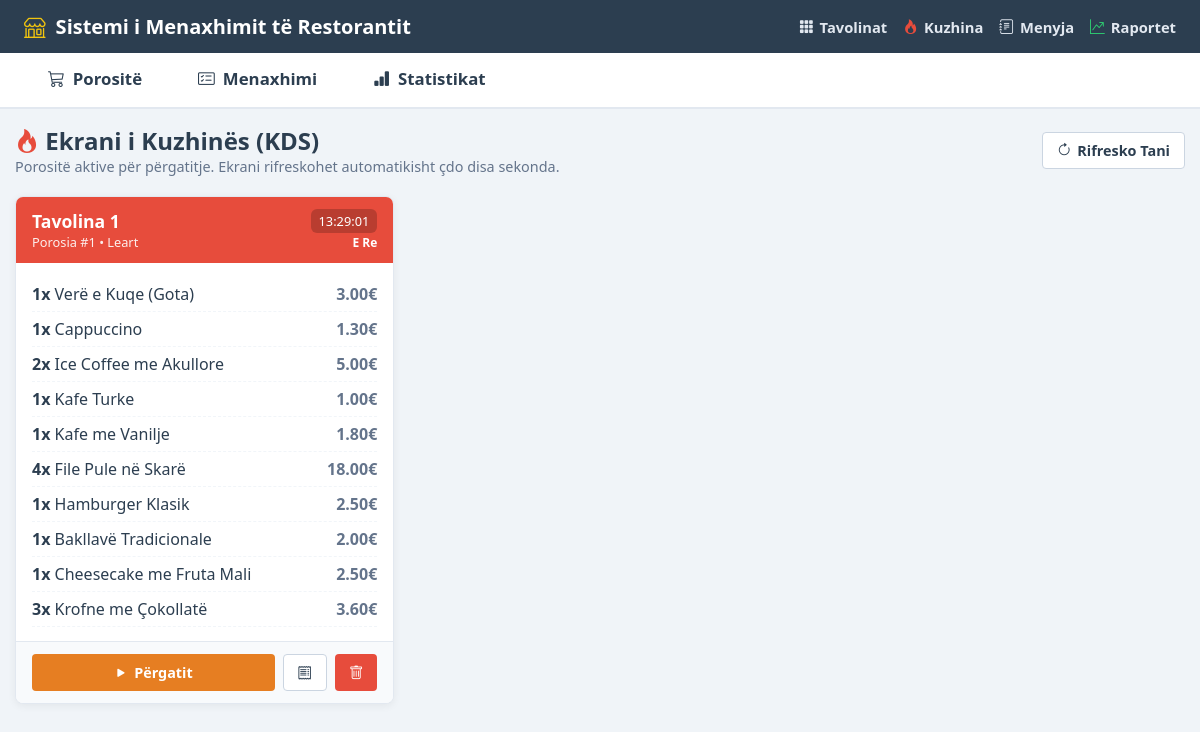
The app's page /kitchen, older data.
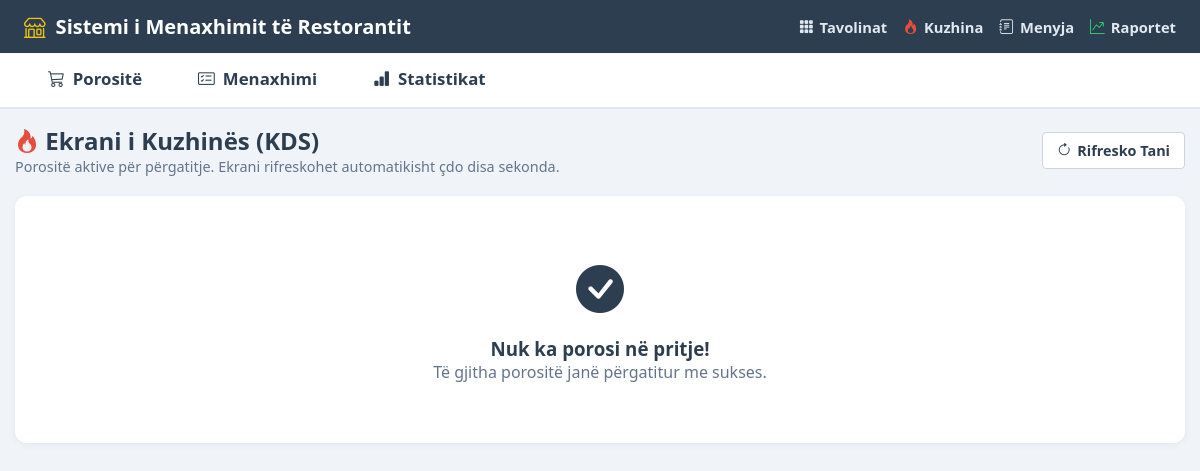
The same page, newer data.
### tables this page shows
CREATE TABLE orders (
            id INTEGER PRIMARY KEY AUTOINCREMENT,
            table_number INTEGER NOT NULL,
            waiter_name TEXT NOT NULL,
            status TEXT NOT NULL DEFAULT 'E Re', -- 'E Re', 'Në Përgatitje', 'Gati', 'E Përfunduar'
            created_at TIMESTAMP DEFAULT CURRENT_TIMESTAMP,
            updated_at TIMESTAMP DEFAULT CURRENT_TIMESTAMP,
            payment_method TEXT DEFAULT 'Kesh', -- 'Kesh', 'Kartelë'
            total_amount REAL DEFAULT 0.0,
            notes TEXT DEFAULT ''
        );

CREATE TABLE order_items (
            id INTEGER PRIMARY KEY AUTOINCREMENT,
            order_id INTEGER NOT NULL,
            item_id INTEGER,
            item_name TEXT NOT NULL,
            unit_price REAL NOT NULL,
            quantity INTEGER NOT NULL DEFAULT 1,
            subtotal REAL NOT NULL,
            notes TEXT DEFAULT '',
            FOREIGN KEY (order_id) REFERENCES orders(id) ON DELETE CASCADE,
            FOREIGN KEY (item_id) REFERENCES menu_items(id) ON DELETE SET NULL
        );

### web/app.py (the view)
@app.get("/kitchen", response_class=HTMLResponse)
async def kitchen_page(request: Request):
    all_orders = models.get_orders(limit=100)
    active_orders = [o for o in all_orders if o["status"] not in ("E Përfunduar", "Anuluar")]
    return templates.TemplateResponse(
        request=request,
        name="kitchen.html",
        context={
            "active_page": "kitchen",
            "restaurant_name": RESTAURANT_NAME,
            "orders": active_orders,
            "pending_orders_count": len([o for o in active_orders if o["status"] == "E Re"])
        }
    )

### web/templates/kitchen.html (shortened to what this page needs)
{% extends "base.html" %}
{% block content %}
<div style="margin-bottom: 20px; display: flex; justify-content: space-between; align-items: center;">
    <div>
        <h2 style="font-weight: 800; color: var(--accent-color);">
            <i class="bi bi-fire" style="color: #e74c3c;"></i> Ekrani i Kuzhinës (KDS)
        </h2>
        <p style="color: var(--text-muted); font-size: 0.9rem;">
            Porositë aktive për përgatitje. Ekrani rifreskohet automatikisht çdo disa sekonda.
        </p>
    </div>
    <div>
        <button class="btn btn-outline" onclick="window.location.reload()">
            <i class="bi bi-arrow-clockwise"></i> Rifresko Tani
        </button>
    </div>
</div>
{% if not orders %}
<div style="background: white; padding: 60px; text-align: center; border-radius: 12px; box-shadow: 0 2px 8px rgba(0,0,0,0.05);">
    <i class="bi bi-check-circle-fill" style="font-size: 3rem; color: var(--color-success);"></i>
    <h3 style="margin-top: 15px; color: var(--accent-color);">Nuk ka porosi në pritje!</h3>
    <p style="color: var(--text-muted);">Të gjitha porositë janë përgatitur me sukses.</p>
</div>
{% else %}
<div class="kitchen-grid">
    {% for o in orders %}
    <div class="kitchen-card">
        <div class="kitchen-card-header {% if o.status == 'E Re' %}status-re{% elif o.status == 'Në Përgatitje' %}status-pergatitje{% else %}status-gati{% endif %}">
            <div>
                <strong style="font-size: 1.1rem;">Tavolina {{ o.table_number }}</strong>
                <div style="font-size: 0.8rem; opacity: 0.9;">Porosia #{{ o.id }} &bull; {{ o.waiter_name }}</div>
            </div>
            <div style="text-align: right;">
                <span style="font-size: 0.8rem; background: rgba(0,0,0,0.2); padding: 3px 8px; border-radius: 6px;">
                    {{ o.created_at.split(' ')[1] if ' ' in o.created_at else o.created_at }}
                </span>
                <div style="font-size: 0.75rem; margin-top: 3px; font-weight: bold;">{{ o.status }}</div>
            </div>
        </div>
        <ul class="kitchen-items-list">
            {% for item in o['items'] %}
            <li class="kitchen-item-row">
                <span>
                    <strong>{{ item.quantity }}x</strong> {{ item.item_name }}
                </span>
                <span style="font-weight: 600; color: var(--text-muted);">{{ "%.2f"|format(item.subtotal) }}€</span>
            </li>
            {% endfor %}
        </ul>
        <div class="kitchen-card-footer">
            {% if o.status == 'E Re' %}
            <button class="btn btn-warning" style="flex: 1;" onclick="updateKitchenStatus({{ o.id }}, 'Në Përgatitje')">
                <i class="bi bi-play-fill"></i> Përgatit
            </button>
            {% elif o.status == 'Në Përgatitje' %}
            <button class="btn btn-success" style="flex: 1;" onclick="updateKitchenStatus({{ o.id }}, 'Gati')">
                <i class="bi bi-check-all"></i> Gati
            </button>
            {% elif o.status == 'Gati' %}
            <button class="btn btn-primary" style="flex: 1;" onclick="openPaymentModal({{ o.id }}, {{ o.total_amount }})">
                <i class="bi bi-cash-coin"></i> Arkëto
            </button>
            {% endif %}
            <a href="/invoice/{{ o.id }}" target="_blank" class="btn btn-outline" title="Shiko Faturën">
                <i class="bi bi-receipt"></i>
            </a>
            <button class="btn btn-danger" onclick="deleteOrder({{ o.id }})" title="Fshij / Anulo Porosinë">
                <i class="bi bi-trash"></i>
            </button>
        </div>
    </div>
    {% endfor %}
</div>
{% endif %}
{% endblock %}

### web/templates/base.html (shortened to what this page needs)
<!DOCTYPE html>
<html lang="sq">
<head>
    <link rel="stylesheet" href="https://cdn.jsdelivr.net/npm/bootstrap-icons@1.11.3/font/bootstrap-icons.min.css">
    <link rel="stylesheet" href="/static/css/style.css">
</head>
<body>
    <header class="header-bar">
        <div class="header-title">
            <i class="bi bi-shop" style="color: #f1c40f; font-size: 1.35rem;"></i>
            <span>Sistemi i Menaxhimit të Restorantit</span>
        </div>
        <div style="display: flex; gap: 16px; align-items: center;">
            <a href="/tables" class="header-link">
                <i class="bi bi-grid-3x3-gap-fill"></i> Tavolinat
            </a>
            <a href="/kitchen" class="header-link">
                <i class="bi bi-fire" style="color: #e74c3c;"></i> Kuzhina
            </a>
            <a href="/admin/menu" class="header-link">
                <i class="bi bi-journal-text"></i> Menyja
            </a>
            <a href="/reports" class="header-link">
                <i class="bi bi-graph-up-arrow" style="color: #2ecc71;"></i> Raportet
            </a>
        </div>
    </header>
    <nav class="main-tabs" id="mainTabsNav">
        <a href="/pos?tab=porosite" class="main-tab-btn " id="tabBtnPorosite" onclick="handleTabClick(event, 'porosite')">
            <i class="bi bi-cart3"></i> Porositë
        </a>
        <a href="/pos?tab=menaxhimi" class="main-tab-btn {% if active_page == 'pos' and request.query_params.get('tab') == 'menaxhimi' %}active{% endif %}" id="tabBtnMenaxhimi" onclick="handleTabClick(event, 'menaxhimi')">
            <i class="bi bi-card-checklist"></i> Menaxhimi
        </a>
        <a href="/pos?tab=statistikat" class="main-tab-btn {% if active_page == 'pos' and request.query_params.get('tab') == 'statistikat' %}active{% endif %}" id="tabBtnStatistikat" onclick="handleTabClick(event, 'statistikat')">
            <i class="bi bi-bar-chart-fill"></i> Statistikat
        </a>
    </nav>
    <main class="app-container">
        {% block content %}{% endblock %}
    </main>
</body>
</html>

### web/static/css/style.css (style rules this page uses)
:root { --ngjyra-kryesore: #2980b9; --ngjyra-sfoni: #f0f4f8; --ngjyra-akcent: #2c3e50; --ngjyra-pije: #3498db; --ngjyra-kafe: #8d6e63; --ngjyra-ushqim: #e74c3c; --ngjyra-embelsire: #e67e22; --ngjyra-cmimi: #f39c12; --ngjyra-totali: #27ae60; --ngjyra-ruaj: #2ecc71; --border-color: #cbd5e1; --text-muted: #64748b; }
* { box-sizing: border-box; margin: 0; padding: 0; font-family: "Segoe UI", Tahoma, Geneva, Verdana, sans-serif; }
body { background-color: var(--ngjyra-sfoni); color: var(--ngjyra-akcent); min-height: 100vh; display: flex; flex-direction: column; }
.header-bar { background-color: var(--ngjyra-akcent); color: white; padding: 12px 24px; display: flex; justify-content: space-between; align-items: center; box-shadow: 0 2px 8px rgba(0,0,0,0.15); }
.header-title { font-size: 1.25rem; font-weight: 700; display: flex; align-items: center; gap: 10px; color: white; }
.header-link { color: #e2e8f0; text-decoration: none; font-size: 0.92rem; font-weight: 600; display: inline-flex; align-items: center; gap: 6px; transition: color 0.15s ease; }
.main-tabs { background-color: white; display: flex; border-bottom: 2px solid #e2e8f0; padding: 0 20px; }
.main-tab-btn { padding: 14px 28px; background: transparent; border: none; border-bottom: 3px solid transparent; font-size: 1.05rem; font-weight: 700; color: var(--ngjyra-akcent); cursor: pointer; transition: all 0.2s; display: flex; align-items: center; gap: 8px; text-decoration: none; }
.app-container { flex: 1; padding: 15px; max-width: 1600px; margin: 0 auto; width: 100%; }
.btn { padding: 8px 14px; border-radius: 4px; font-weight: 600; font-size: 0.9rem; cursor: pointer; border: none; text-decoration: none; display: inline-flex; align-items: center; gap: 6px; justify-content: center; }
.btn-outline { background: white; border: 1px solid #cbd5e1; color: var(--ngjyra-akcent); }

Row changes from the older to the newer data that the page shows:
removed orders: table_number "1", id "1", waiter_name "Leart", created_at "13:29:01", status "E Re"
removed order_items: quantity "1", item_name "Verë e Kuqe (Gota)", subtotal "3.00"
removed order_items: quantity "1", item_name "Cappuccino", subtotal "1.30"
removed order_items: quantity "2", item_name "Ice Coffee me Akullore", subtotal "5.00"
removed order_items: quantity "1", item_name "Kafe Turke", subtotal "1.00"
removed order_items: quantity "1", item_name "Kafe me Vanilje", subtotal "1.80"
removed order_items: quantity "4", item_name "File Pule në Skarë", subtotal "18.00"
removed order_items: quantity "1", item_name "Hamburger Klasik", subtotal "2.50"
removed order_items: quantity "1", item_name "Bakllavë Tradicionale", subtotal "2.00"
removed order_items: quantity "1", item_name "Cheesecake me Fruta Mali", subtotal "2.50"
removed order_items: quantity "3", item_name "Krofne me Çokollatë", subtotal "3.60"
Text that changed along with them:
text now shown: "Nuk ka porosi në pritje! Të gjitha porositë janë përgatitur me sukses."
